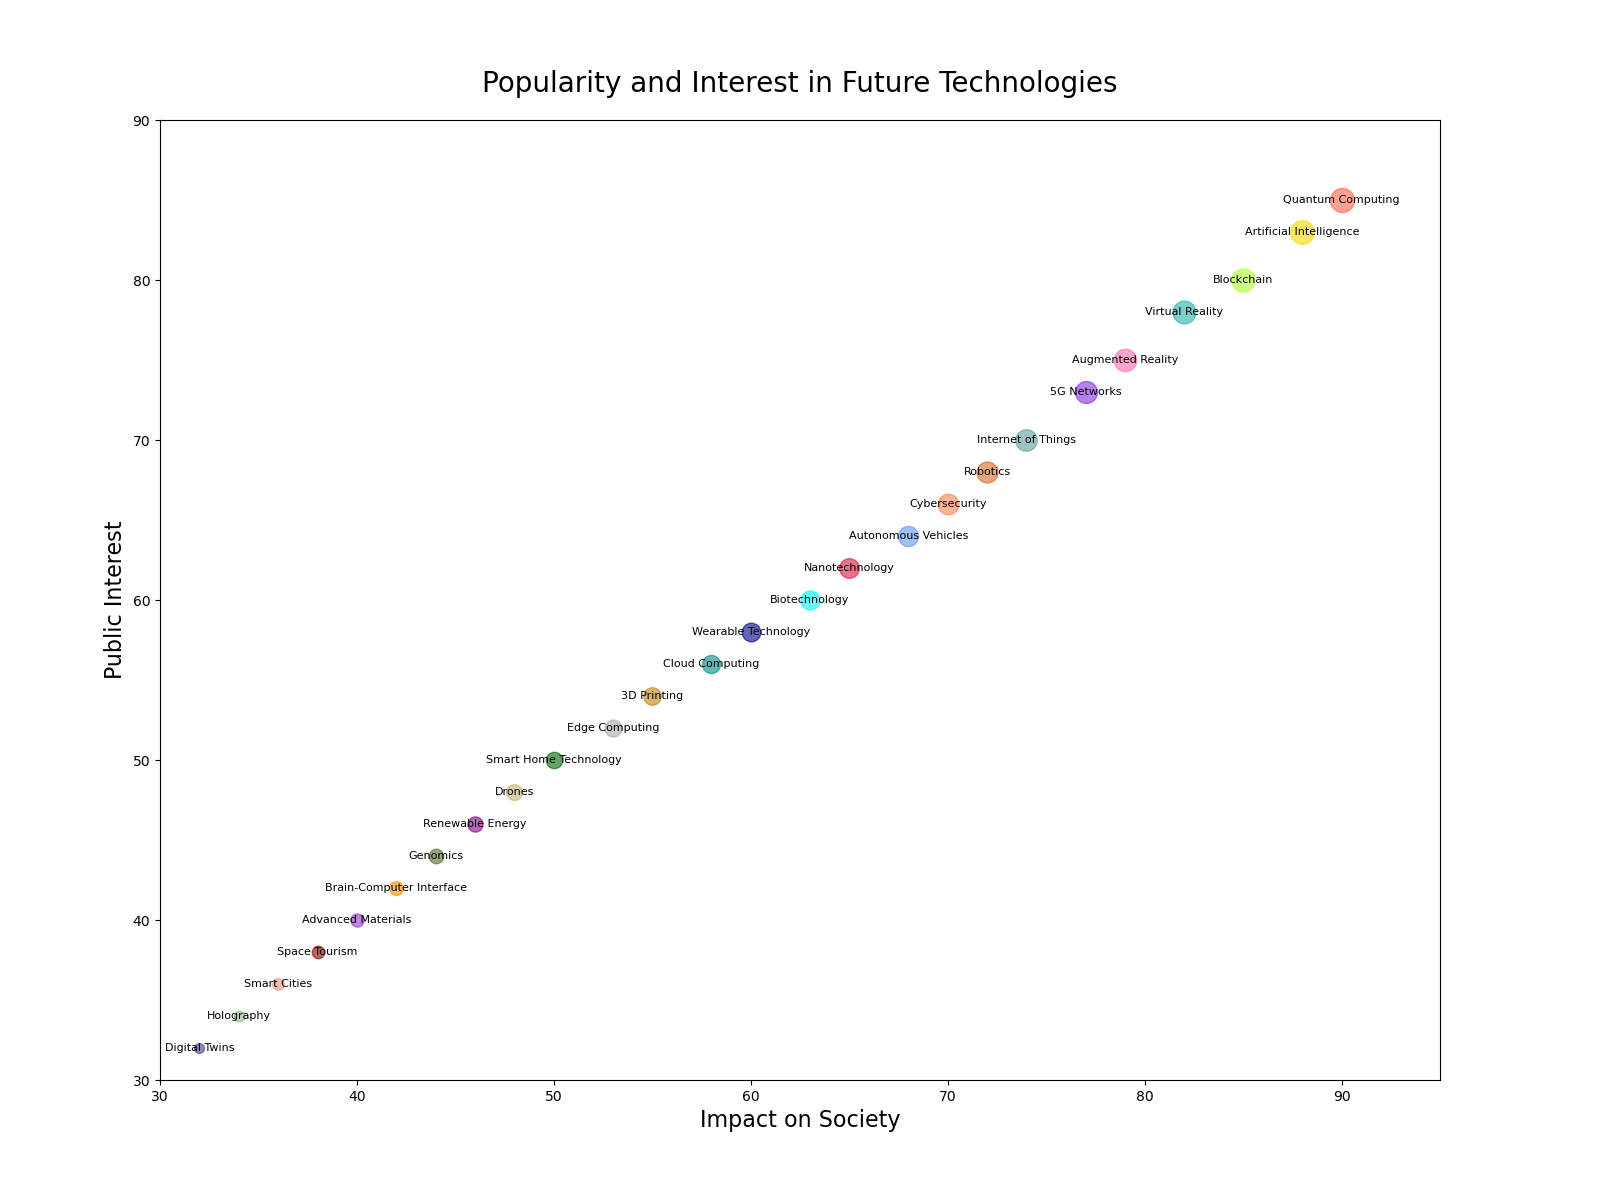

Recreate this plot in Python.

import matplotlib.pyplot as plt

categories = ['Quantum Computing', 'Artificial Intelligence', 'Blockchain', 'Virtual Reality', 
              'Augmented Reality', '5G Networks', 'Internet of Things', 'Robotics', 'Cybersecurity', 
              'Autonomous Vehicles', 'Nanotechnology', 'Biotechnology', 'Wearable Technology', 
              'Cloud Computing', '3D Printing', 'Edge Computing', 'Smart Home Technology', 'Drones', 
              'Renewable Energy', 'Genomics', 'Brain-Computer Interface', 'Advanced Materials', 
              'Space Tourism', 'Smart Cities', 'Holography', 'Digital Twins']

impact = [90, 88, 85, 82, 79, 77, 74, 72, 70, 68, 65, 63, 60, 58, 55, 53, 50, 48, 46, 44, 42, 40, 38, 36, 34, 32]
support = [85, 83, 80, 78, 75, 73, 70, 68, 66, 64, 62, 60, 58, 56, 54, 52, 50, 48, 46, 44, 42, 40, 38, 36, 34, 32]
respondents = [600, 580, 560, 540, 520, 500, 480, 460, 440, 420, 400, 380, 360, 340, 320, 300, 280, 260, 240, 220, 200, 180, 160, 140, 120, 100]

size = [respondent / 2 for respondent in respondents]

fig, ax = plt.subplots(figsize=(16, 12))

colors = ['#FF6347', '#FFD700', '#ADFF2F', '#20B2AA', '#FF69B4', '#8A2BE2', '#5F9EA0', '#D2691E', '#FF7F50', '#6495ED', 
          '#DC143C', '#00FFFF', '#00008B', '#008B8B', '#B8860B', '#A9A9A9', '#006400', '#BDB76B', '#8B008B', '#556B2F',
          '#FF8C00', '#9932CC', '#8B0000', '#E9967A', '#8FBC8F', '#483D8B']

for i in range(len(categories)):
    ax.scatter(impact[i], support[i], s=size[i], alpha=0.6, color=colors[i])

for i, txt in enumerate(categories):
    ax.annotate(txt, (impact[i], support[i]), ha='center', va='center', fontsize=8)

ax.set_title('Popularity and Interest in Future Technologies', fontsize=20, pad=20)
ax.set_xlabel('Impact on Society', fontsize=16)
ax.set_ylabel('Public Interest', fontsize=16)

ax.set_xlim(30, 95)
ax.set_ylim(30, 90)

plt.subplots_adjust(left=0.1, right=0.9, top=0.9, bottom=0.1)

plt.show()
